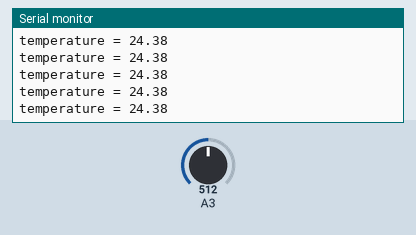
This sketch was run on a simulated Arduino Uno, built with avr-gcc and run on an emulated ATmega328P. On the bench: the last lines printed to the serial monitor. The inputs (shaded band) are chosen by the test bench; at power-on: A3 = 512.

Above: at 1.2 s.
1.3 s: A3 set to 716
At 1.31 s:
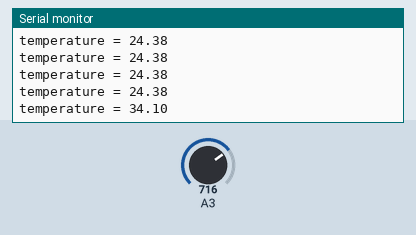
2.8 s: A3 set to 900
At 2.82 s:
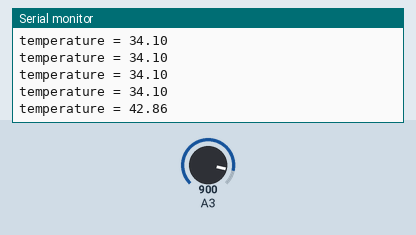
Timing chart, 0 to 5.8 s (numbered marks = the images above; inputs shaded):
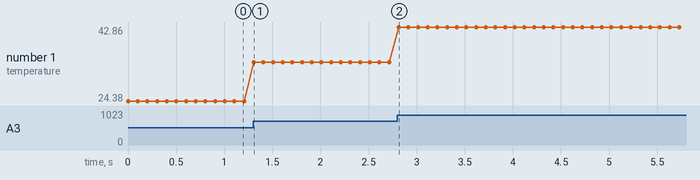

Measured:
- after the input at 1.3 s, the serial monitor: prints a new line at once (image 1)
- after the input at 2.8 s, the serial monitor: prints a new line at once (image 2)
- plotted number 1: 24.38 → 34.1 after the input at 1.3 s, 34.1 → 42.86 after the input at 2.8 s

The sketch:

temperature_sensor_a.ino
```cpp
void setup() {
  // put your setup code here, to run once:
  Serial.begin(57600);

  // Markeer pin A4 als input.
  pinMode(A3, INPUT);
}


void loop() {

  // lees de waarde van de temperatuur sensor
  int temp = analogRead(A3);

  // de waarde van temp is ertens tussen 0 en 1024, om dit globaal om te rekenen
  // naar celcius kun je delen door 21. Wil je preciezer zijn:
  // http://wiki.seeed.cc/Grove-Temperature_Sensor_V1.2/
  float celcius = temp / 21.0;

  // print de temperatuur op het scherm
  Serial.println("temperature = " + String(celcius));

  // en wacht eventjes
  delay(100);
}
```
